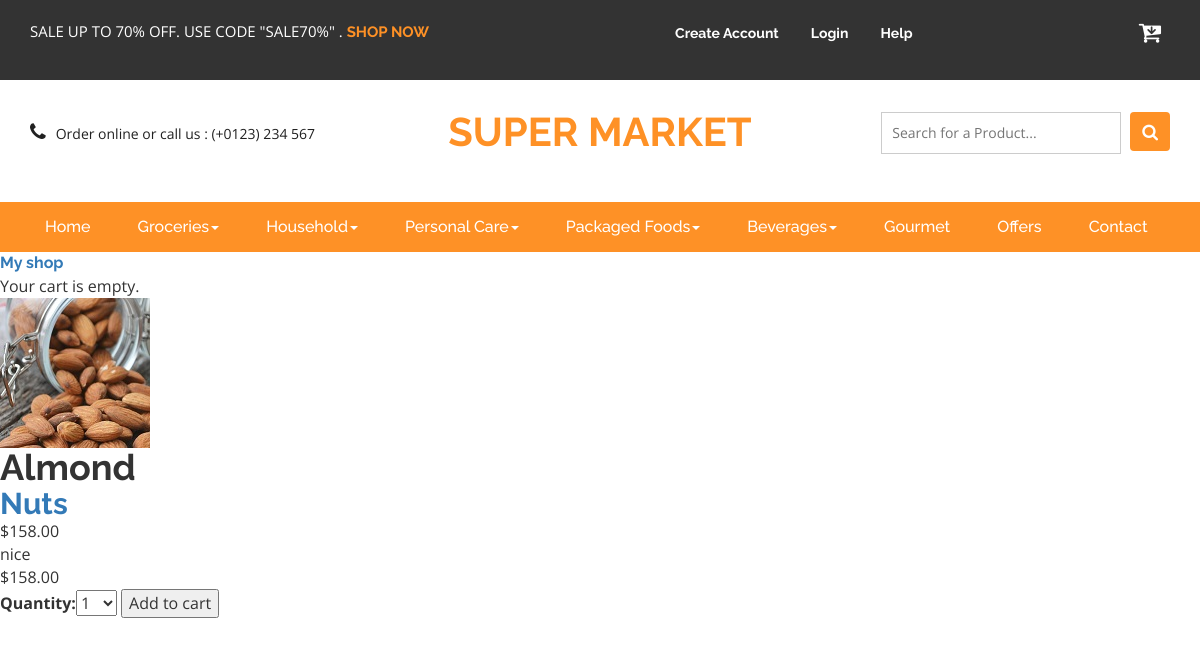
Screenshot of /5/almond/ with the database file from the repository.
### shop/models.py (models this page shows, shortened)
class Product(models.Model):
    category = models.ForeignKey(Category,
    related_name='products')
    name = models.CharField(max_length=200, db_index=True)
    slug = models.SlugField(max_length=200, db_index=True)
    image = models.ImageField(upload_to='products/%Y/%m/%d',
    blank=True)
    description = models.TextField(blank=True)
    price = models.DecimalField(max_digits=10, decimal_places=2)
    stock = models.PositiveIntegerField()
    available = models.BooleanField(default=True)
    created = models.DateTimeField(auto_now_add=True)
    updated = models.DateTimeField(auto_now=True)
    class Meta:
        ordering = ('name',)
        index_together = (('id', 'slug'),)

class Category(models.Model):
    name = models.CharField(max_length=200,
    db_index=True)
    slug = models.SlugField(max_length=200,db_index=True,unique=True)
    class Meta:
        ordering = ('name',)
        verbose_name = 'category'
        verbose_name_plural = 'categories'
    def __str__(self):
        return self.name
    def get_absolute_url(self):
        return reverse('shop:product_list_by_category',
                       args=[self.slug])

### shop/views.py (the view)
# urls.py: url(r'^(?P<id>\d+)/(?P<slug>[-\w]+)/$',views.product_detail,name='product_detail'),
def product_detail(request, id, slug):
    product = get_object_or_404(Product,
                                id=id,
                                slug=slug,
                                available=True)
    cart_product_form = CartAddProductForm()
    return render(request,
                  'shop/product/detail.html',
                  {'product': product,
                   'cart_product_form': cart_product_form})

### cart/forms.py
class CartAddProductForm(forms.Form):
    quantity = forms.TypedChoiceField(
                                choices=PRODUCT_QUANTITY_CHOICES,
                                coerce=int)
    update = forms.BooleanField(required=False,
                                initial=False,
                                widget=forms.HiddenInput)

### cart/cart.py (called while the page is built)
    def __len__(self):
        return sum(item['quantity'] for item in self.cart.values())

### cart/context_processors.py (called while the page is built)
def cart(request):
    return {'cart': Cart(request)}

### shop/templates/shop/product/detail.html (shortened to what this page needs)
{% extends "shop/base.html" %}
{% load static %}
{% block content %}
<div class="product-detail">
    <img src="{% if product.image %}{{ product.image.url }}{% else %}{% static 'img/no_image.png' %}{% endif %}">
    <h1>{{ product.name }}</h1>
    <h2><a href="{{ product.category.get_absolute_url }}">{{ product.category }}</a></h2>
    <p class="price">${{ product.price }}</p>{{ product.description|linebreaks }}
</div>
     <p class="price">${{ product.price }}</p>
        <form action="{% url 'cart:cart_add' product.id %}" method="post">
            {{ cart_product_form }}
            <input type="submit" value="Add to cart">
        </form>
{% endblock %}

### shop/static/shop/css/styles.css (style rules this page uses)
html, body { font-size: 100%; font-family: 'Open Sans', sans-serif; background:#ffffff; }
p { margin:0; }
ul,label { margin:0; padding:0; }
input[type="submit"],#PPMiniCart .minicart-submit,.w3ls_vegetables ul li a,input[type="reset"],.agileinfo_mail_grid_left ul li a,.events_bottom_left2 ul li a,.w3ls_service_grids1_right a,ul.agileits_social_icons li a,.w3l_banner_nav_right_banner_pet a,.w3ls_w3l_banner_nav_right_grid_head_grid ul li a,.products-breadcrumb ul li a,.w3_footer_grid ul li a,.w3l_fresh_vegetables_grid ul li a,.wthree_footer_copy p a,.agile_top_brand_left_grid1 .button,.w3ls_logo_products_left1 ul.special_items li a,.w3ls_logo_products_left1 ul.phone_email li a { transition: .5s ease-in; -webkit-transition: .5s ease-in; -moz-transition: .5s ease-in; -o-transition: .5s ease-in; -ms-transition: .5s ease-in; }

### rows the page displays
Product: image (picture), name "Almond", category "Nuts", price "158.00", description "nice"
